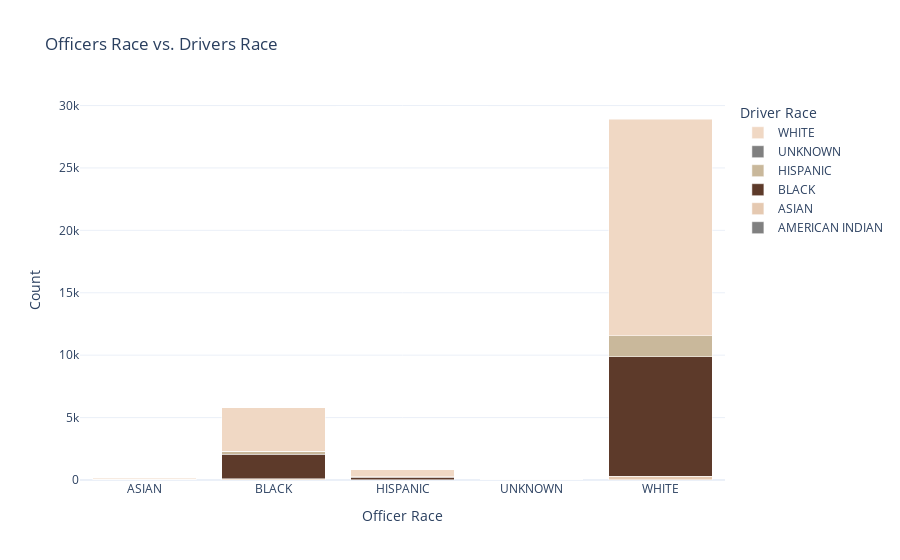

Source (notebook cell):
### Markdown cell above
### Overview of the Analysis
- In this analysis, we explored the relationship between the race of law enforcement officers and the race of the drivers they stop. Our goal was to see if there’s any indication of bias in traffic stops based on the racial identity of the officers. To do this, we used a chi-squared test for independence, which helps us understand whether there’s a meaningful connection between these two groups.

### Results of the Chi-Squared Test
- **Chi-Squared Statistic:** We calculated a chi-squared statistic of 122.92. This high number shows that there’s a significant difference between the actual number of stops for different racial groups and what we would expect to see if there were no connection between the officer's race and the driver's race. In other words, this suggests that the patterns we observe in the data are unlikely to be just a coincidence.

- **P-Value:** The p-value we found was about 8.20e-17, which is extremely low. This tells us that the result is statistically significant since it’s much lower than the usual thresholds (like 0.05 or 0.01). A low p-value means we have strong evidence against the idea that there’s no connection between the officer's race and the driver's race.

### Interpretation of Findings
- The results show a strong connection between the race of the officer and the race of the driver being stopped. This means that a driver's chances of being stopped may change depending on the officer's race, suggesting there might be some bias in how traffic stops are carried out.

### Implications
- These findings are important for understanding how race plays a role in law enforcement. They suggest that different racial groups might be treated differently by officers during traffic stops. It's crucial to address these biases to ensure fairness and equality in policing.

### Conclusion
- The strong evidence from the chi-squared statistic and p-value emphasizes the importance of further examining law enforcement practices. Police leaders and community advocacy groups should take these findings into account when reviewing policies and training programs designed to reduce racial bias in policing.

### Code cell
contingency_table = pd.crosstab(citation_df['OFFICER_RACE'], citation_df['DRIVER_RACE'])
colors = {
    'WHITE': '#f0d8c4',     # Light skin tone
    'BLACK': '#5d3a2a',     # Dark skin tone
    'HISPANIC': '#c9b89b',  # Medium skin tone
    'ASIAN': '#e5c9b1',     # Light tan skin tone
}

# Create the Plotly bar plot
fig = go.Figure()

# Add a bar for each driver race category
for driver_race in contingency_table.columns:
    fig.add_trace(go.Bar(
        x=contingency_table.index,              # Officer Race
        y=contingency_table[driver_race],       # Count for each driver race
        name=driver_race,                        # Name of the driver race
        marker_color=colors.get(driver_race, '#808080'),  # Color matching the skin tone or gray if not found
        hoverinfo='y+name'                       # Show count and driver race on hover
    ))

# Update layout
fig.update_layout(
    title='Officers Race vs. Drivers Race',
    xaxis_title='Officer Race',
    yaxis_title='Count',
    barmode='stack',
    legend_title='Driver Race',
    template='plotly_white'
)

# Show the figure
fig.show()

### Figure 1 — Plotly figure (JSON) as saved in the notebook; plotly's stock layout.template omitted (floating-point values rounded to 4 significant figures)
{"data": [{"hoverinfo": "y+name", "marker": {"color": "#808080"}, "name": "AMERICAN INDIAN", "type": "bar", "x": ["ASIAN", "BLACK", "HISPANIC", "UNKNOWN", "WHITE"], "y": [0, 2, 0, 0, 29]}, {"hoverinfo": "y+name", "marker": {"color": "#e5c9b1"}, "name": "ASIAN", "type": "bar", "x": ["ASIAN", "BLACK", "HISPANIC", "UNKNOWN", "WHITE"], "y": [2, 115, 7, 0, 290]}, {"hoverinfo": "y+name", "marker": {"color": "#5d3a2a"}, "name": "BLACK", "type": "bar", "x": ["ASIAN", "BLACK", "HISPANIC", "UNKNOWN", "WHITE"], "y": [35, 1966, 210, 7, 9572]}, {"hoverinfo": "y+name", "marker": {"color": "#c9b89b"}, "name": "HISPANIC", "type": "bar", "x": ["ASIAN", "BLACK", "HISPANIC", "UNKNOWN", "WHITE"], "y": [11, 222, 42, 0, 1672]}, {"hoverinfo": "y+name", "marker": {"color": "#808080"}, "name": "UNKNOWN", "type": "bar", "x": ["ASIAN", "BLACK", "HISPANIC", "UNKNOWN", "WHITE"], "y": [0, 1, 0, 0, 0]}, {"hoverinfo": "y+name", "marker": {"color": "#f0d8c4"}, "name": "WHITE", "type": "bar", "x": ["ASIAN", "BLACK", "HISPANIC", "UNKNOWN", "WHITE"], "y": [100, 3502, 578, 4, 17357]}], "layout": {"barmode": "stack", "legend": {"title": {"text": "Driver Race"}}, "title": {"text": "Officers Race vs. Drivers Race"}, "xaxis": {"title": {"text": "Officer Race"}}, "yaxis": {"title": {"text": "Count"}}}}
